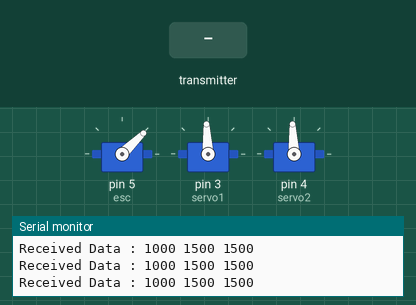
Bench run of a sketch on a simulated Arduino Uno, built with avr-gcc and run on an emulated ATmega328P. On the bench: 3 × servo, the last lines printed to the serial monitor. Inputs (shaded band) come from the test bench. No radio packets arrive unless stated.

Above: at 3.2 s.
3.3 s: the transmitter starts sending rx_data.0 = 0
At 4.5 s:
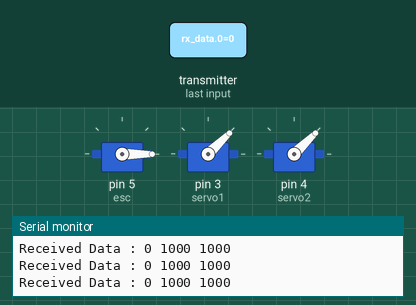
4.8 s: the transmitter starts sending rx_data.1 = 256
At 6.0 s:
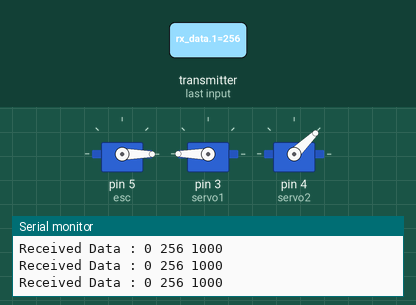
6.3 s: the transmitter starts sending rx_data.2 = 256
At 6.6 s:
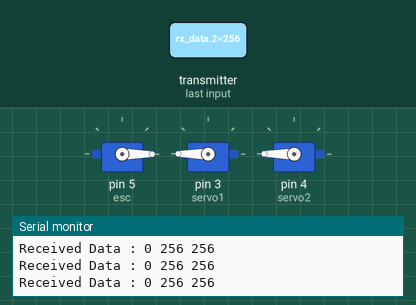
7.8 s: the transmitter starts sending rx_data.0 = 256
At 8.5 s:
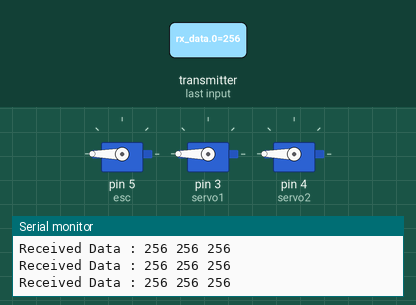
9.3 s: the transmitter starts sending rx_data.1 = 0
At 9.8 s:
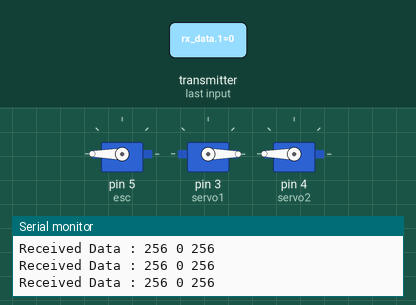
10.8 s: the transmitter starts sending rx_data.2 = 0
At 11.6 s:
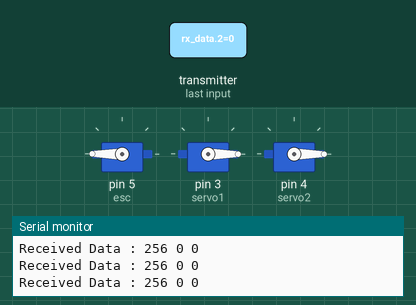
Timing chart, 0 to 13.3 s (numbered marks = the images above; inputs shaded):
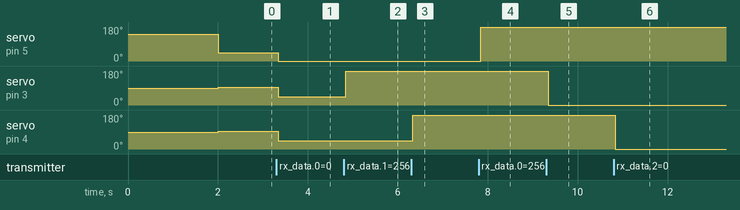

The sketch:

nrfreceiver.ino
```cpp
//#include <printf.h>
#include <SPI.h>
#include <nRF24L01.h>
#include <RF24.h>
#include <ServoTimer2.h>

RF24 radio(7,8);             /* Creating instance 'radio'  ( CE , CSN )   CE -> D7 | CSN -> D8 */
const uint64_t my_radio_pipe = 0xE8E8F0F0E1LL;

ServoTimer2 esc;
ServoTimer2 servo1;
ServoTimer2 servo2;

int escValue=1000;
int currSpeed = 1000;
int servo1Value = 1500;
int servo2Value = 1500;
int rx_data[3] = {1000,1000,1000} ;
void setup() {
// put your setup code here, to run once:
  Serial.begin(9600);            /*Setting baudrate of Serial Port to 9600*/
  radio.begin();                   /* Activate the modem*/
//  radio.setDataRate(RF24_250KBPS);
//  radio.setPALevel(RF24_PA_MAX);
//  printf_begin();
//  radio.printDetails();
  radio.openReadingPipe(1, my_radio_pipe); /* Sets the address of receiver from which program will receive the data*/
  radio.startListening();
  esc.attach(5);
  esc.write(2000);
  delay(2000);
  esc.write(1000);
  servo1.attach(3);
  servo2.attach(4);
}

//void changeSpeedto(int value){
//  delay(5);
//  while(currSpeed < value){
//    currSpeed++;
//    esc.write(value);
//  }
//}

void loop() {
  if (radio.available())
      {
      while (radio.available())              /* Loop until receiving valid data*/
      {
      radio.read(&rx_data, sizeof(rx_data));/* Read the received data and store in ' rx_data ' */
      escValue = rx_data[0];
      servo1Value = rx_data[1];
      servo2Value = rx_data[2];
      }
    }


    Serial.print("Received Data : ");
    Serial.print(escValue);           /* Print received value on Serial Monitor */
    Serial.print(" ");
    Serial.print(servo1Value);
    Serial.print(" ");
    Serial.println(servo2Value);

    esc.write(escValue);
    servo1.write(servo1Value);
    servo2.write(servo2Value);
}
```

Measured:
- after the input at 3.3 s, servo on pin 5 (esc): 44° → 0° at once; servo on pin 3 (servo1), servo on pin 4 (servo2): 93° → 44° at once
- after the input at 4.8 s, servo on pin 3 (servo1): 44° → 180° at once
- after the input at 6.3 s, servo on pin 4 (servo2): 44° → 180° at once
- after the input at 7.8 s, servo on pin 5 (esc): 0° → 180° after 0.05 s
- after the input at 9.3 s, servo on pin 3 (servo1): 180° → 0° after 0.05 s
- after the input at 10.8 s, servo on pin 4 (servo2): 180° → 0° at once
